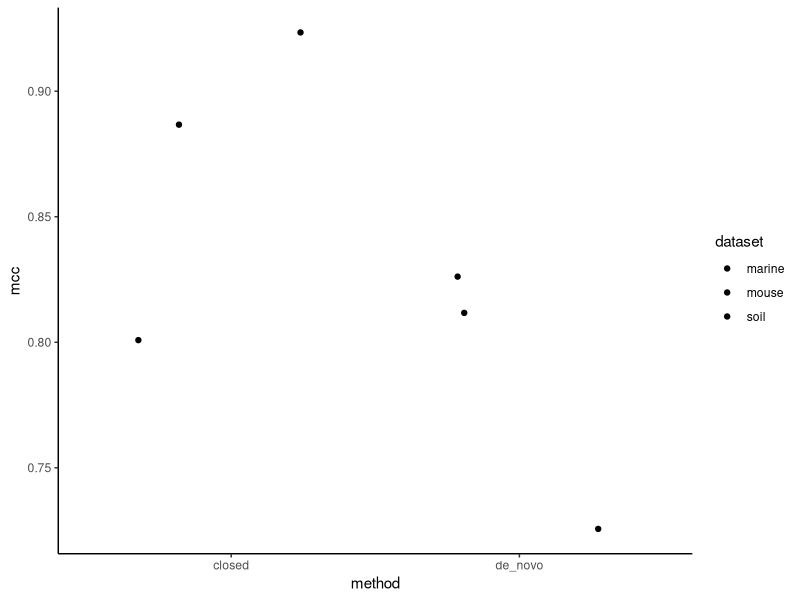
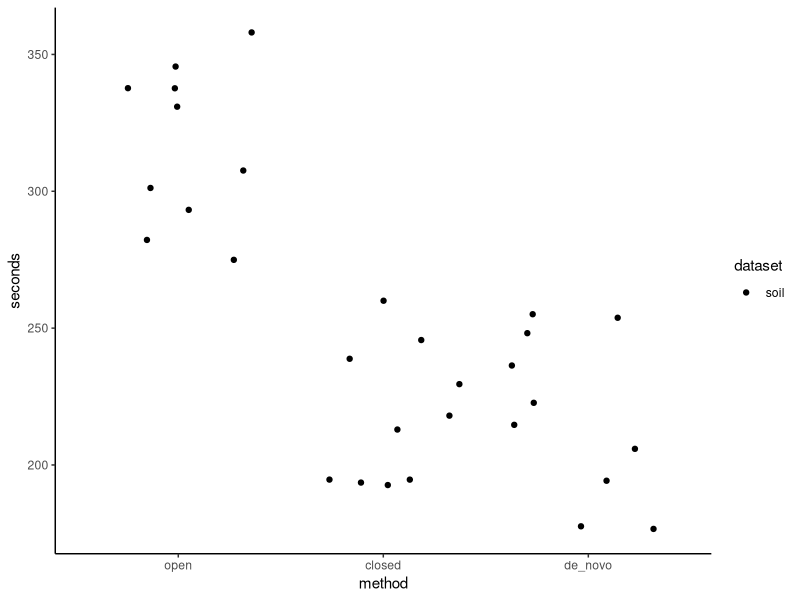
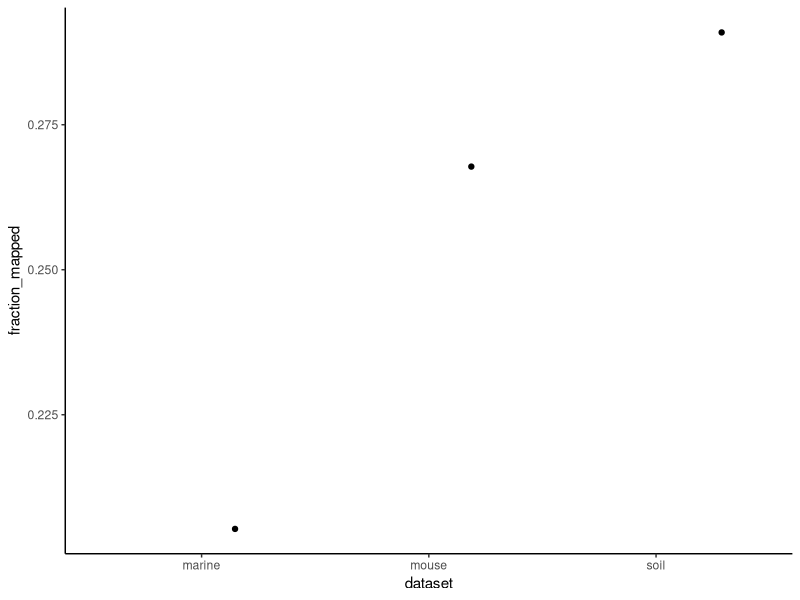

These figures' R source, in order:
## ---- chunk 1
knitr::opts_chunk$set(echo = TRUE,
                      message = FALSE,
                      fig.path = "figures/"
                      )
## ---- chunk 2
library(here)
library(tidyverse)
theme_set(theme_classic())
## ---- chunk 3
relevel_method <- function(df) {
  df %>%
    mutate(method = fct_relevel(method, c("open", "closed", "de_novo")))
}
plot_jitter <- function(df, y) {
  df %>% group_by(dataset, method) %>% 
      ggplot(aes(x=method, y={{ y }}, fill=dataset)) +
  geom_jitter()
}
## ---- chunk 4
sensspec <- read_tsv(here('subworkflows/2_fit_reference_db/results/sensspec.txt')) %>% 
  relevel_method()
sensspec %>% 
  plot_jitter(mcc)
## ---- chunk 5
benchmarks <- read_tsv(here('subworkflows/2_fit_reference_db/results/benchmarks.txt')) %>% 
  relevel_method
benchmarks %>% 
  plot_jitter(s) +
  labs(y='seconds')
## ---- chunk 6
df_fraction_mapped <- read_tsv(here('subworkflows/2_fit_reference_db/results/fraction_reads_mapped.txt'))
df_fraction_mapped %>% 
  ggplot(aes(dataset, fraction_mapped)) +
  geom_jitter()
